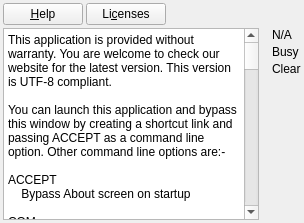
        <widget class="QWidget" name="tab_About">
         <property name="sizePolicy">
          <sizepolicy hsizetype="Expanding" vsizetype="Expanding">
           <horstretch>0</horstretch>
           <verstretch>0</verstretch>
          </sizepolicy>
         </property>
         <attribute name="title">
          <string>Abo&amp;ut</string>
         </attribute>
         <layout class="QGridLayout" name="gridLayout_3">
          <property name="leftMargin">
           <number>3</number>
          </property>
          <property name="topMargin">
           <number>3</number>
          </property>
          <property name="rightMargin">
           <number>3</number>
          </property>
          <property name="bottomMargin">
           <number>3</number>
          </property>
          <property name="spacing">
           <number>3</number>
          </property>
          <item row="0" column="0">
           <layout class="QGridLayout" name="gridLayout_2">
            <property name="spacing">
             <number>3</number>
            </property>
            <item row="0" column="1">
             <widget class="QPushButton" name="btn_Licenses">
              <property name="text">
               <string>Li&amp;censes</string>
              </property>
             </widget>
            </item>
            <item row="0" column="0">
             <widget class="QPushButton" name="btn_Help">
              <property name="text">
               <string>&amp;Help</string>
              </property>
             </widget>
            </item>
            <item row="0" column="2">
             <spacer name="horizontalSpacer">
              <property name="orientation">
               <enum>Qt::Horizontal</enum>
              </property>
              <property name="sizeHint" stdset="0">
               <size>
                <width>40</width>
                <height>20</height>
               </size>
              </property>
             </spacer>
            </item>
           </layout>
          </item>
          <item row="1" column="0">
           <layout class="QHBoxLayout" name="horizontalLayout_4">
            <property name="spacing">
             <number>3</number>
            </property>
            <property name="leftMargin">
             <number>0</number>
            </property>
            <property name="topMargin">
             <number>0</number>
            </property>
            <property name="rightMargin">
             <number>0</number>
            </property>
            <property name="bottomMargin">
             <number>0</number>
            </property>
            <item>
             <widget class="QPlainTextEdit" name="text_Terms">
              <property name="readOnly">
               <bool>true</bool>
              </property>
              <property name="plainText">
               <string>This application is provided without warranty. You are welcome to check our website for the latest version. This version is UTF-8 compliant.

You can launch this application and bypass this window by creating a shortcut link and passing ACCEPT as a command line option. Other command line options are:-

ACCEPT
    Bypass About screen on startup

COM=n
    Windows: COM[1..255] specifies a comport number
    GNU/Linux: /dev/tty[device] specifies a TTY device
    Mac: /dev/[device] specifies a TTY device

BAUD=n
    [1200..5000000] Could be limited to 115200 depending on PC hardware (limited to 230400 on most Macs)

STOP=n
    [1..2]

DATA=n
    [7..8]

PAR=n
    [0=None; 1=Odd; 2=Even]

FLOW=n
    [0=None; 1=Cts/Rts; 2=Xon/Xoff]

ENDCHR=n
    [line termination character :: 0=CR, 1=LF, 2=CRLF, 3=LFCR]

NOCONNECT
    Do not connect to device on startup even if ACCEPT is provided

LOCALECHO=n
    [0=Disabled; 1=Enabled]

LINEMODE=n
    [0=Disabled; 1=Enabled]

LOG
    Write screen activity to new file '&lt;appname&gt;.log' (Cannot be used with LOG+, LOG+ will take priority)

LOG+
    Append screen activity to file '&lt;appname&gt;.log' (Cannot be used with LOG, LOG+ will take priority)

LOG=filename  
    File to write the log data to this file (supply extension)
          
SHOWCRLF
    When displaying a TX or RX text on screen, show \t,\r,\n as well

AUTOMATION
    Will initialise and open the automation form (ACCEPT must be provided before this argument)

AUTOMATIONFILE=filename
    Provided that the file exists, it will be loaded into the automation form.

SCRIPTING
    Will initialise and open the scripting form (ACCEPT must be provided before this argument)

SCRIPTFILE=filename
    Provided that the file exists, it will be opened in the scripting form (SCRIPTING must be provided before this argument)

SCRIPTACTION=n
    [1=Run script after serial port has been opened] (SCRIPTING and SCRIPTFILE must be provided before this argument)

TITLE=title
    Will append to the window title (and system tray icon tooltip) the provided text

-=-=-=-=-=-=-=-=-=-=-=-=-=-=-=-=-=-=-=-=-=-=-=-=-=-=-=-=-=-=-

Character escape codes: These are supported in the Automation, Scripting and Speed Test features and allow non-printable ASCII characters to be used. The format of character escape codes is \HH whereby H represents a hex character (0-9 and A-F), additionally \r, \n and \t can be used to represent a carriage return, new line and tab character individually.
This function is enabled/disabled in the Automation and Speed Test features by checking the 'Un-escape strings' checkbox to enable it. It cannot be disabled for the Scripting functionality.
For example: \00 can be used to represent a null character and \4C can be used to represent an 'L' ASCII character.


Copyright © Laird Connectivity 2015-2022
Copyright © Others 2023
For updates and source code licensed under GPLv3, check https://github.com/todo or the 'Update' tab.
Plus and Minus images obtained from http://www.clker.com


This program is free software: you can redistribute it and/or modify it under the terms of the GNU General Public License as published by the Free Software Foundation, version 3.
This program is distributed in the hope that it will be useful, but WITHOUT ANY WARRANTY; without even the implied warranty of MERCHANTABILITY or FITNESS FOR A PARTICULAR PURPOSE.  See the GNU General Public License for more details.
You should have received a copy of the GNU General Public License along with this program.  If not, see http://www.gnu.org/licenses/</string>
              </property>
             </widget>
            </item>
            <item>
             <layout class="QVBoxLayout" name="verticalLayout">
              <property name="spacing">
               <number>3</number>
              </property>
              <property name="leftMargin">
               <number>0</number>
              </property>
              <property name="topMargin">
               <number>0</number>
              </property>
              <property name="rightMargin">
               <number>0</number>
              </property>
              <property name="bottomMargin">
               <number>0</number>
              </property>
              <item>
               <layout class="QGridLayout" name="gridLayout_12">
                <property name="leftMargin">
                 <number>0</number>
                </property>
                <property name="topMargin">
                 <number>0</number>
                </property>
                <property name="spacing">
                 <number>3</number>
                </property>
                <item row="0" column="0">
                 <widget class="QLabel" name="label_AboutI1">
                  <property name="text">
                   <string/>
                  </property>
                 </widget>
                </item>
                <item row="1" column="1">
                 <widget class="QLabel" name="label_24">
                  <property name="text">
                   <string>Busy</string>
                  </property>
                 </widget>
                </item>
                <item row="1" column="0">
                 <widget class="QLabel" name="label_AboutI2">
                  <property name="text">
                   <string/>
                  </property>
                 </widget>
                </item>
                <item row="0" column="1">
                 <widget class="QLabel" name="label_19">
                  <property name="text">
                   <string>N/A</string>
                  </property>
                 </widget>
                </item>
                <item row="2" column="1">
                 <widget class="QLabel" name="label_23">
                  <property name="text">
                   <string>Clear</string>
                  </property>
                 </widget>
                </item>
                <item row="2" column="0">
                 <widget class="QLabel" name="label_AboutI3">
                  <property name="text">
                   <string/>
                  </property>
                 </widget>
                </item>
                <item row="3" column="1">
                 <spacer name="verticalSpacer_2">
                  <property name="orientation">
                   <enum>Qt::Vertical</enum>
                  </property>
                  <property name="sizeHint" stdset="0">
                   <size>
                    <width>20</width>
                    <height>40</height>
                   </size>
                  </property>
                 </spacer>
                </item>
               </layout>
              </item>
             </layout>
            </item>
           </layout>
          </item>
         </layout>
        </widget>
